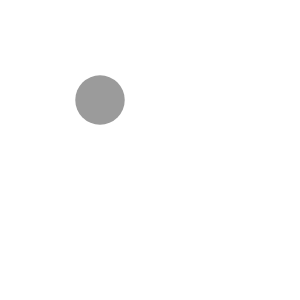
Frame 1 (no input)
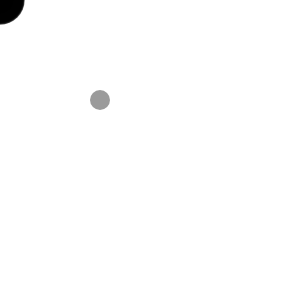
Frame 60 (no input)
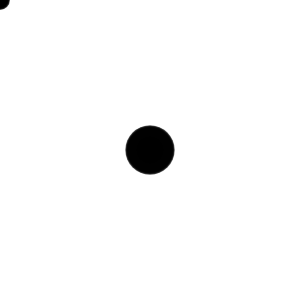
Frame 120 (the mouse pressed at the canvas centre since frame 60)

The p5.js sketch that drew these frames (run headless with seeded random() and noise() and a simulated clock; from frame 60 on, the mouse is pressed at the canvas centre):

// p5.js sketch
// ── sketch.js
var num = 100;
//array of 100 x,y values for previous drawn circles
var xs = [100];
var ys = [100];

function setup() {
  createCanvas(300, 300);
  fill(0, 100);
}

function draw() {
  background(255);
  noStroke();
  //moves circle centers down the array so that the most recent is at position 0
  for (var i=num-1; i>0; i--) {
    xs[i]=xs[i-1];
    ys[i]=ys[i-1];
  }

  //stores the current mouse coordinates
  xs[0]= mouseX;
  ys[0]= mouseY;

  //draws all cicles with progressivly smaller diameters
  for (var i=num-1; i>0; i--) {
    ellipse(xs[i], ys[i], 50-i/2, 50-i/2);
  }
}
